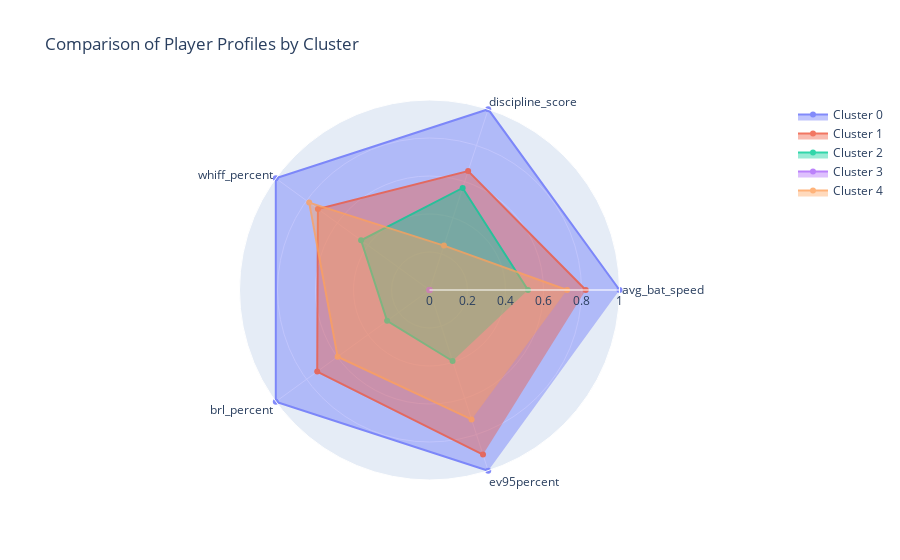

The notebook cell this image was saved under:
### Code cell
import plotly.graph_objects as go

# 1. Normalize cluster_profiles for visualization (scale to 0-1)
profile_norm = (cluster_profiles - cluster_profiles.min()) / (cluster_profiles.max() - cluster_profiles.min())

# 2. Select key features for the radar chart
categories = ['avg_bat_speed', 'discipline_score', 'whiff_percent', 'brl_percent', 'ev95percent']

fig = go.Figure()

for i in range(len(profile_norm)):
    fig.add_trace(go.Scatterpolar(
        r=profile_norm.loc[i, categories].values,
        theta=categories,
        fill='toself',
        opacity=0.8,
        name=f'Cluster {i}'
    ))

fig.update_layout(
    polar=dict(radialaxis=dict(visible=True, range=[0, 1])),
    showlegend=True,
    title="Comparison of Player Profiles by Cluster"
)

fig.show()

### Figure 1 — Plotly figure (JSON) as saved in the notebook; plotly's stock layout.template omitted (floating-point values rounded to 4 significant figures)
{"data": [{"fill": "toself", "name": "Cluster 0", "opacity": 0.8, "r": [1, 1, 1, 1, 1], "theta": ["avg_bat_speed", "discipline_score", "whiff_percent", "brl_percent", "ev95percent"], "type": "scatterpolar"}, {"fill": "toself", "name": "Cluster 1", "opacity": 0.8, "r": [0.8224, 0.658, 0.726, 0.7305, 0.911], "theta": ["avg_bat_speed", "discipline_score", "whiff_percent", "brl_percent", "ev95percent"], "type": "scatterpolar"}, {"fill": "toself", "name": "Cluster 2", "opacity": 0.8, "r": [0.5184, 0.5648, 0.4452, 0.2758, 0.3928], "theta": ["avg_bat_speed", "discipline_score", "whiff_percent", "brl_percent", "ev95percent"], "type": "scatterpolar"}, {"fill": "toself", "name": "Cluster 3", "opacity": 0.8, "r": [0, 0, 0, 0, 0], "theta": ["avg_bat_speed", "discipline_score", "whiff_percent", "brl_percent", "ev95percent"], "type": "scatterpolar"}, {"fill": "toself", "name": "Cluster 4", "opacity": 0.8, "r": [0.7241, 0.2456, 0.7825, 0.5975, 0.7161], "theta": ["avg_bat_speed", "discipline_score", "whiff_percent", "brl_percent", "ev95percent"], "type": "scatterpolar"}], "layout": {"polar": {"radialaxis": {"range": [0, 1], "visible": true}}, "showlegend": true, "title": {"text": "Comparison of Player Profiles by Cluster"}}}
